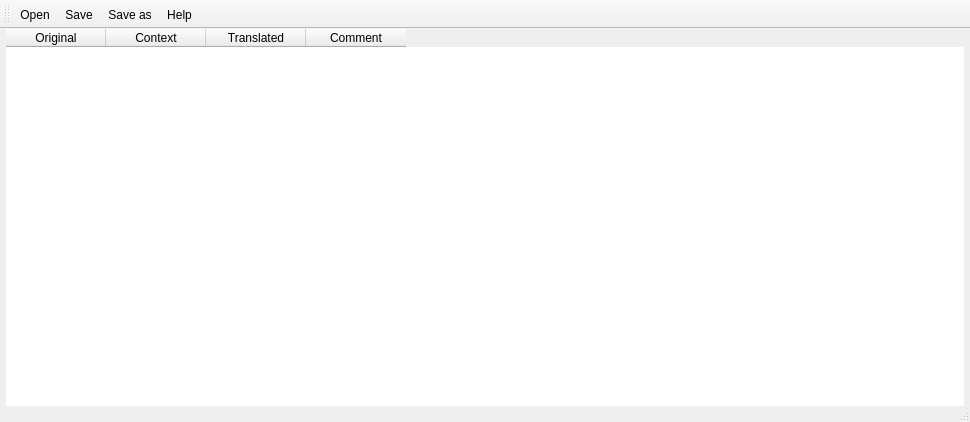
<?xml version="1.0" encoding="UTF-8"?>
<ui version="4.0">
 <class>MainWindow</class>
 <widget class="QMainWindow" name="MainWindow">
  <property name="geometry">
   <rect>
    <x>0</x>
    <y>0</y>
    <width>970</width>
    <height>422</height>
   </rect>
  </property>
  <property name="acceptDrops">
   <bool>true</bool>
  </property>
  <property name="windowTitle">
   <string>Duduf Translator</string>
  </property>
  <property name="windowIcon">
   <iconset resource="resources.qrc">
    <normaloff>:/icons/app</normaloff>:/icons/app</iconset>
  </property>
  <property name="toolButtonStyle">
   <enum>Qt::ToolButtonTextUnderIcon</enum>
  </property>
  <widget class="QWidget" name="centralWidget">
   <layout class="QVBoxLayout" name="verticalLayout">
    <property name="spacing">
     <number>0</number>
    </property>
    <property name="leftMargin">
     <number>6</number>
    </property>
    <property name="topMargin">
     <number>0</number>
    </property>
    <property name="rightMargin">
     <number>6</number>
    </property>
    <property name="bottomMargin">
     <number>6</number>
    </property>
    <item>
     <widget class="QTableWidget" name="displayTable">
      <property name="frameShape">
       <enum>QFrame::NoFrame</enum>
      </property>
      <property name="frameShadow">
       <enum>QFrame::Plain</enum>
      </property>
      <property name="editTriggers">
       <set>QAbstractItemView::AnyKeyPressed|QAbstractItemView::DoubleClicked|QAbstractItemView::EditKeyPressed|QAbstractItemView::SelectedClicked</set>
      </property>
      <property name="alternatingRowColors">
       <bool>true</bool>
      </property>
      <property name="selectionMode">
       <enum>QAbstractItemView::NoSelection</enum>
      </property>
      <property name="horizontalScrollMode">
       <enum>QAbstractItemView::ScrollPerPixel</enum>
      </property>
      <property name="gridStyle">
       <enum>Qt::DotLine</enum>
      </property>
      <property name="sortingEnabled">
       <bool>true</bool>
      </property>
      <property name="columnCount">
       <number>4</number>
      </property>
      <attribute name="verticalHeaderDefaultSectionSize">
       <number>50</number>
      </attribute>
      <column>
       <property name="text">
        <string>Original</string>
       </property>
      </column>
      <column>
       <property name="text">
        <string>Context</string>
       </property>
      </column>
      <column>
       <property name="text">
        <string>Translated</string>
       </property>
      </column>
      <column>
       <property name="text">
        <string>Comment</string>
       </property>
      </column>
     </widget>
    </item>
   </layout>
  </widget>
  <widget class="QToolBar" name="mainToolBar">
   <attribute name="toolBarArea">
    <enum>TopToolBarArea</enum>
   </attribute>
   <attribute name="toolBarBreak">
    <bool>false</bool>
   </attribute>
   <addaction name="actionOpen"/>
   <addaction name="actionSave"/>
   <addaction name="actionSave_as"/>
   <addaction name="actionAbout"/>
  </widget>
  <widget class="QStatusBar" name="statusBar">
   <property name="maximumSize">
    <size>
     <width>16777215</width>
     <height>10</height>
    </size>
   </property>
  </widget>
  <action name="actionOpen">
   <property name="icon">
    <iconset resource="resources.qrc">
     <normaloff>:/icons/open</normaloff>:/icons/open</iconset>
   </property>
   <property name="text">
    <string>Open</string>
   </property>
   <property name="toolTip">
    <string>Open an existing translation file</string>
   </property>
   <property name="shortcut">
    <string>Ctrl+O</string>
   </property>
  </action>
  <action name="actionSave">
   <property name="icon">
    <iconset resource="resources.qrc">
     <normaloff>:/icons/save</normaloff>:/icons/save</iconset>
   </property>
   <property name="text">
    <string>Save</string>
   </property>
   <property name="toolTip">
    <string>Save the current translations</string>
   </property>
   <property name="shortcut">
    <string>Ctrl+S</string>
   </property>
  </action>
  <action name="actionAbout">
   <property name="icon">
    <iconset resource="resources.qrc">
     <normaloff>:/icons/question</normaloff>:/icons/question</iconset>
   </property>
   <property name="text">
    <string>Help</string>
   </property>
   <property name="toolTip">
    <string>Need help? Click here!</string>
   </property>
  </action>
  <action name="actionSave_as">
   <property name="icon">
    <iconset resource="resources.qrc">
     <normaloff>:/icons/saveAs</normaloff>:/icons/saveAs</iconset>
   </property>
   <property name="text">
    <string>Save as...</string>
   </property>
   <property name="toolTip">
    <string>Save current translations as...</string>
   </property>
   <property name="shortcut">
    <string>Ctrl+Shift+S</string>
   </property>
  </action>
 </widget>
 <layoutdefault spacing="6" margin="11"/>
 <resources>
  <include location="resources.qrc"/>
 </resources>
 <connections/>
</ui>
